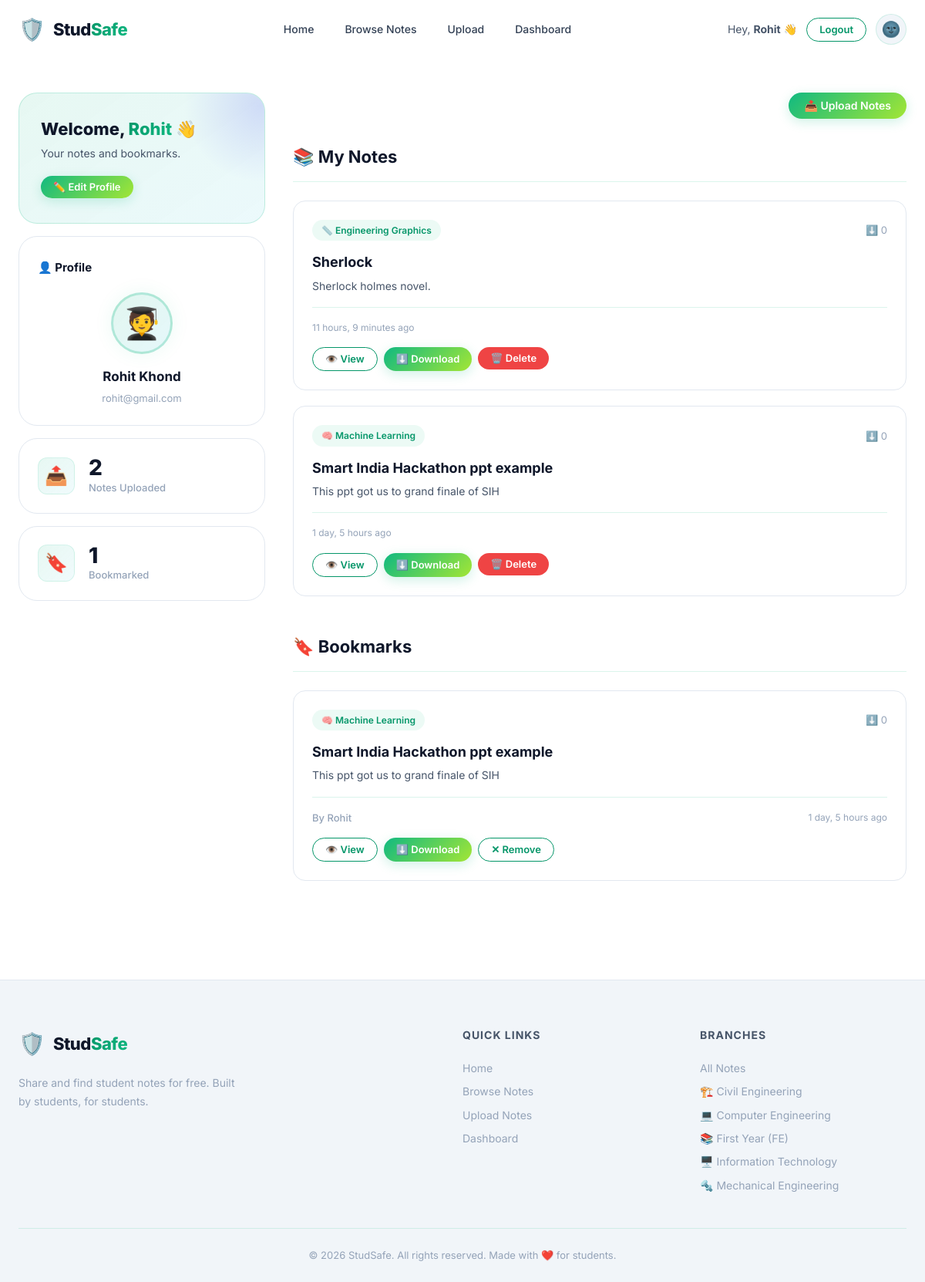
Page /dashboard/ (signed in) on the committed database.
### studapp/models.py (models this page shows, shortened)
class Note(models.Model):
    title = models.CharField(max_length=200)
    description = models.TextField(blank=True, default='')
    subject = models.ForeignKey(Subject, on_delete=models.CASCADE, related_name='notes')
    uploaded_by = models.ForeignKey(User, on_delete=models.CASCADE, related_name='notes')
    file = models.FileField(upload_to='notes/%Y/%m/%d/')
    created_at = models.DateTimeField(auto_now_add=True)
    updated_at = models.DateTimeField(auto_now=True)
    downloads = models.PositiveIntegerField(default=0)
    class Meta:
        ordering = ['-created_at']

class Subject(models.Model):
    name = models.CharField(max_length=100)
    branch = models.ForeignKey(Branch, on_delete=models.CASCADE, related_name='subjects', null=True, blank=True)
    icon = models.CharField(max_length=50, default='📘')
    description = models.TextField(blank=True, default='')
    created_at = models.DateTimeField(auto_now_add=True)
    class Meta:
        ordering = ['branch__name', 'name']

class Bookmark(models.Model):
    user = models.ForeignKey(User, on_delete=models.CASCADE, related_name='bookmarks')
    note = models.ForeignKey(Note, on_delete=models.CASCADE, related_name='bookmarks')
    created_at = models.DateTimeField(auto_now_add=True)
    class Meta:
        unique_together = ('user', 'note')

class Branch(models.Model):
    name = models.CharField(max_length=150, unique=True)
    icon = models.CharField(max_length=50, default='🎓')
    created_at = models.DateTimeField(auto_now_add=True)
    class Meta:
        ordering = ['name']
        verbose_name_plural = 'Branches'

### studapp/views.py (the view)
# urls.py: path('dashboard/', views.dashboard, name='dashboard'),
@login_required(login_url='login')
def dashboard(request):
    user_notes = Note.objects.filter(uploaded_by=request.user).select_related('subject')
    user_bookmarks = Bookmark.objects.filter(user=request.user).select_related('note', 'note__subject')
    if request.method == 'POST' and 'update_profile' in request.POST:
        u_form = UserUpdateForm(request.POST, instance=request.user)
        if u_form.is_valid():
            u_form.save()
            messages.success(request, 'Profile updated!')
            return redirect('dashboard')
    else:
        u_form = UserUpdateForm(instance=request.user)
    return render(request, 'dashboard.html', {
        'user_notes': user_notes,
        'user_bookmarks': user_bookmarks,
        'u_form': u_form,
    })

### studapp/context_processors.py (called while the page is built)
def branches_context(request):
    return {'branches': Branch.objects.all()}

### studapp/templates/dashboard.html (shortened to what this page needs)
{% extends 'base.html' %}
{% block content %}
<section class="dashboard-section" id="dashboard-section">
    <div class="section-container">
        <div class="dashboard-grid">
            <aside class="dashboard-sidebar" id="dashboard-sidebar">
                <div class="dash-welcome-card" id="dash-welcome-card">
                    <h1 class="dash-welcome-title">Welcome, <span class="gradient-text">{{ user.first_name|default:user.username }}</span> 👋</h1>
                    <p class="dash-welcome-sub">Your notes and bookmarks.</p>
                    <button type="button" class="btn btn-primary btn-sm" id="toggle-profile-form-btn"
                        onclick="toggleProfileForm()">✏️ Edit Profile</button>
                </div>
                <div class="dash-profile-card" id="profile-panel">
                    <h3 class="dash-card-label">👤 Profile</h3>
                    <div class="dash-profile-avatar">🧑‍🎓</div>
                    <p class="dash-profile-name">{{ user.get_full_name|default:user.username }}</p>
                    <p class="dash-profile-email">{{ user.email }}</p>
                </div>
                <div class="dash-stat-card" id="stat-uploaded">
                    <div class="dash-stat-icon">📤</div>
                    <div class="dash-stat-info">
                        <span class="dash-stat-number">{{ user_notes.count }}</span>
                        <span class="dash-stat-label">Notes Uploaded</span>
                    </div>
                </div>
                <div class="dash-stat-card" id="stat-bookmarked">
                    <div class="dash-stat-icon">🔖</div>
                    <div class="dash-stat-info">
                        <span class="dash-stat-number">{{ user_bookmarks.count }}</span>
                        <span class="dash-stat-label">Bookmarked</span>
                    </div>
                </div>
            </aside>
            <div class="dashboard-main" id="dashboard-main">
                <div class="dash-main-header">
                    <a href="{% url 'upload' %}" class="btn btn-primary" id="dashboard-upload-btn">📤 Upload Notes</a>
                </div>
                <div class="dashboard-panel" id="my-notes-panel">
                    <h2 class="panel-title">📚 My Notes</h2>
                    {% if user_notes %}
                    <div class="dash-notes-list">
                        {% for note in user_notes %}
                        <div class="note-card" id="my-note-{{ note.id }}">
                            <div class="note-card-header">
                                <span class="note-subject-badge">{{ note.subject.icon }} {{ note.subject.name }}</span>
                                <span class="note-downloads">⬇️ {{ note.downloads }}</span>
                            </div>
                            <h3 class="note-title">{{ note.title }}</h3>
                            <p class="note-desc">{{ note.description|truncatewords:15 }}</p>
                            <div class="note-card-footer">
                                <span class="note-date">{{ note.created_at|timesince }} ago</span>
                            </div>
                            <div class="note-card-actions">
                                <a href="javascript:void(0)"
                                    onclick="openPreview('{% url 'preview' note.id %}', '{{ note.title|escapejs }}')"
                                    class="btn btn-outline btn-sm">👁️ View</a>
                                <a href="{% url 'download' note.id %}" class="btn btn-primary btn-sm">⬇️ Download</a>
                                <form method="POST" action="{% url 'delete_note' note.id %}" style="display:inline;"
                                    onsubmit="return confirm('Delete &quot;{{ note.title|escapejs }}&quot;?');">
                                    <button type="submit" class="btn btn-danger btn-sm">🗑️ Delete</button>
                                </form>
                            </div>
                        </div>
                        {% endfor %}
                    </div>
                    {% else %}
                    <div class="empty-state-sm">
                        <p>No notes uploaded yet.</p>
                        <a href="{% url 'upload' %}" class="btn btn-primary btn-sm">Upload Your First Note</a>
                    </div>
                    {% endif %}
                </div>
                <div class="dashboard-panel" id="bookmarks-panel">
                    <h2 class="panel-title">🔖 Bookmarks</h2>
                    {% if user_bookmarks %}
                    <div class="dash-notes-list">
                        {% for bookmark in user_bookmarks %}
                        <div class="note-card" id="bookmark-note-{{ bookmark.note.id }}">
                            <div class="note-card-header">
                                <span class="note-subject-badge">{{ bookmark.note.subject.icon }} {{ bookmark.note.subject.name }}</span>
                                <span class="note-downloads">⬇️ {{ bookmark.note.downloads }}</span>
                            </div>
                            <h3 class="note-title">{{ bookmark.note.title }}</h3>
                            <p class="note-desc">{{ bookmark.note.description|truncatewords:15 }}</p>
                            <div class="note-card-footer">
                                <span class="note-author">By {{ bookmark.note.uploaded_by.first_name }}</span>
                                <span class="note-date">{{ bookmark.note.created_at|timesince }} ago</span>
                            </div>
                            <div class="note-card-actions">
                                <a href="javascript:void(0)"
                                    onclick="openPreview('{% url 'preview' bookmark.note.id %}', '{{ bookmark.note.title|escapejs }}')"
                                    class="btn btn-outline btn-sm">👁️ View</a>
                                <a href="{% url 'download' bookmark.note.id %}" class="btn btn-primary btn-sm">⬇️
                                    Download</a>
                                <a href="{% url 'toggle_bookmark' bookmark.note.id %}" class="btn btn-outline btn-sm">✕
                                    Remove</a>
                            </div>
                        </div>
                        {% endfor %}
                    </div>
                    {% else %}
                    <div class="empty-state-sm">
                        <p>No bookmarks yet.</p>
                        <a href="{% url 'browse' %}" class="btn btn-primary btn-sm">Browse Notes</a>
                    </div>
                    {% endif %}
                </div>
            </div>
        </div>
    </div>
</section>
{% endblock %}

### studapp/templates/base.html (shortened to what this page needs)
{% load static %}
<!DOCTYPE html>
<html lang="en" data-theme="light">
<head>
    <link rel="stylesheet" href="{% static 'style.css' %}?v=3">
</head>
<body>
    <nav class="navbar" id="main-navbar">
        <div class="nav-container">
            <a href="{% url 'home' %}" class="nav-logo" id="nav-logo">
                <span class="logo-icon">🛡️</span>
                <span class="logo-text">Stud<span class="logo-accent">Safe</span></span>
            </a>
            <div class="nav-links" id="nav-links">
                <a href="{% url 'home' %}" class="nav-link" id="nav-home">Home</a>
                <a href="{% url 'browse' %}" class="nav-link" id="nav-browse">Browse Notes</a>
                {% if user.is_authenticated %}
                <a href="{% url 'upload' %}" class="nav-link" id="nav-upload">Upload</a>
                <a href="{% url 'dashboard' %}" class="nav-link" id="nav-dashboard">Dashboard</a>
                {% endif %}
            </div>
            <div class="nav-actions" id="nav-actions">
                {% if user.is_authenticated %}
                <span class="nav-greeting">Hey, <strong>{{ user.first_name }}</strong> 👋</span>
                <a href="{% url 'logout' %}" class="btn btn-outline btn-sm" id="nav-logout">Logout</a>
                {% else %}
                <a href="{% url 'login' %}" class="btn btn-outline btn-sm" id="nav-login">Login</a>
                <a href="{% url 'signup' %}" class="btn btn-primary btn-sm" id="nav-signup">Sign Up</a>
                {% endif %}
                <button class="theme-toggle" id="theme-toggle" title="Switch theme">
                    <span class="theme-toggle-icon">🌚</span>
                </button>
            </div>
        </div>
    </nav>
    <main class="main-content" id="main-content">
        {% block content %}{% endblock %}
    </main>
    <footer class="footer" id="main-footer">
        <div class="footer-container">
            <div class="footer-grid">
                <div class="footer-brand">
                    <div class="footer-logo">
                        <span class="logo-icon">🛡️</span>
                        <span class="logo-text">Stud<span class="logo-accent">Safe</span></span>
                    </div>
                    <p class="footer-desc">Share and find student notes for free. Built by students, for students.</p>
                </div>
                <div class="footer-links-group">
                    <h4>Quick Links</h4>
                    <a href="{% url 'home' %}">Home</a>
                    <a href="{% url 'browse' %}">Browse Notes</a>
                    {% if user.is_authenticated %}
                    <a href="{% url 'upload' %}">Upload Notes</a>
                    <a href="{% url 'dashboard' %}">Dashboard</a>
                    {% else %}
                    <a href="{% url 'signup' %}">Sign Up</a>
                    <a href="{% url 'login' %}">Login</a>
                    {% endif %}
                </div>
                <div class="footer-links-group">
                    <h4>Branches</h4>
                    <a href="{% url 'browse' %}">All Notes</a>
                    {% for branch in branches %}
                    <a href="{% url 'browse' %}?branch={{ branch.id }}">{{ branch.icon }} {{ branch.name }}</a>
                    {% endfor %}
                </div>
            </div>
            <div class="footer-bottom">
                <p>&copy; 2026 StudSafe. All rights reserved. Made with ❤️ for students.</p>
            </div>
        </div>
    </footer>
</body>
</html>

### rows in the picture
Note: subject.icon "📏", subject.name "Engineering Graphics", downloads "0", title "Sherlock", description "Sherlock holmes novel.", created_at "11 hours, 9 minutes"
Note: subject.icon "🧠", subject.name "Machine Learning", downloads "0", title "Smart India Hackathon ppt example", description "This ppt got us to grand finale of SIH", created_at "1 day, 5 hours"
Bookmark: note.subject.icon "🧠", note.subject.name "Machine Learning", note.downloads "0", note "Smart India Hackathon ppt example", note.description "This ppt got us to grand finale of SIH", note.uploaded_by.first_name "Rohit", note.created_at "1 day, 5 hours"
Branch: icon "🏗️", name "Civil Engineering"
Branch: icon "💻", name "Computer Engineering"
Branch: icon "📚", name "First Year (FE)"
Branch: icon "🖥️", name "Information Technology"
Branch: icon "🔩", name "Mechanical Engineering"

### other values in the picture
{{ user.first_name }} "Rohit"
{{ user.first_name|default:user.username }} "Rohit"
{{ user.get_full_name|default:user.username }} "Rohit Khond"
{{ user.email }} "rohit@gmail.com"
{{ user_notes.count }} "2"
{{ user_bookmarks.count }} "1"
